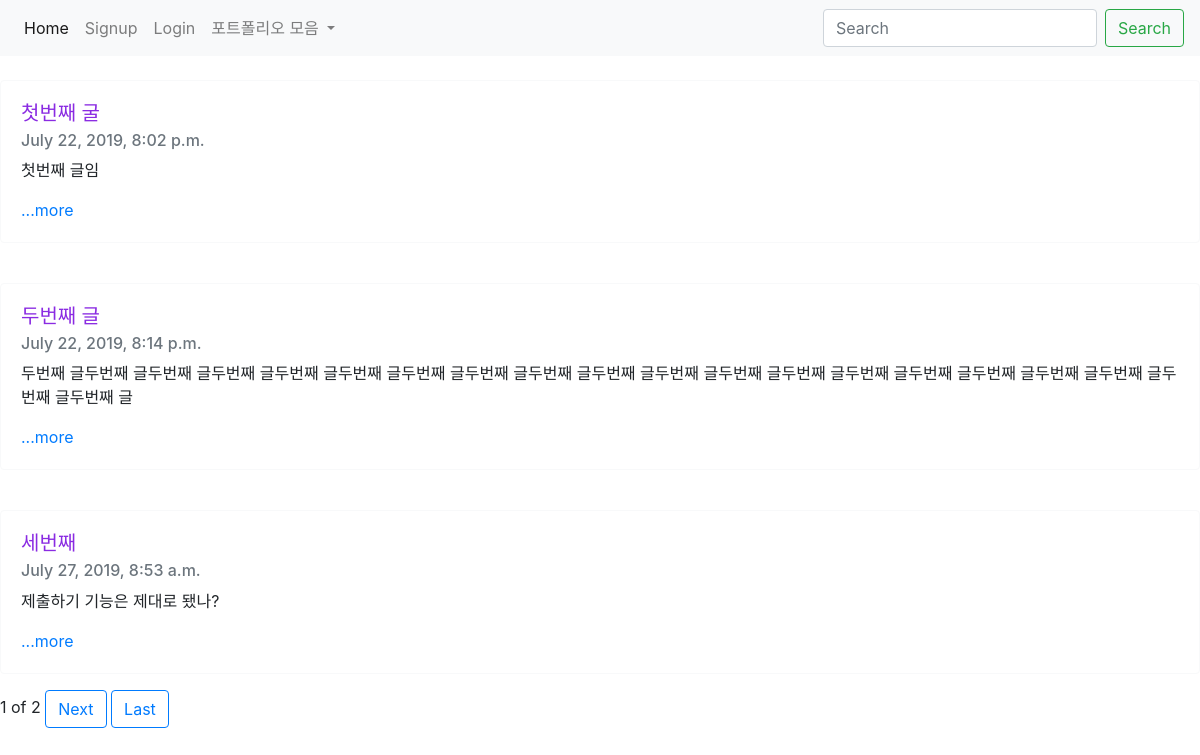
The page / on the database its author committed.
### blog/models.py (models this page shows)
class Blog(models.Model):
    title = models.CharField(max_length=200)
    pub_date = models.DateTimeField('date published')
    body = models.TextField()
    def summary(self):
        return self.body[:100] #Blog라는 클래스에 정의된 body에서 100글자만 출력하라

### blog/views.py (the view)
# urls.py: 2. Add a URL to urlpatterns:  path('', views.home, name='home')
def home(request):
    blogs = Blog.objects #blog안의 데이터들
    blog_list=Blog.objects.all()
    paginator = Paginator(blog_list,3) #블로그 객체 세 개를 한 페이지로 자르기
    page = request.GET.get('page')#request된 페이지가 뭔지를 알아내고 ( request페이지를 변수에 담아냄 )
    posts = paginator.get_page(page)  #request된 페이지를 얻어온 뒤 return 해 준다
    return render(request,'home.html',{'blogs':blogs,'posts':posts})

### blog/templates/home.html (shortened to what this page needs)
{% extends 'navbar.html' %}
  {% block content %}
{% for blog in posts %}
<br>
<div class="card border-light mb-3" style="max-width: 80rem;">
  <div class="card-body">
    <h5 class="card-title" style="color: blueviolet">{{blog.title}}</h5>
    <h6 class="card-subtitle mb-2 text-muted">{{blog.pub_date}}</h6>
    <p class="card-text">{{blog.summary}}</p>
    <a href="{%url 'detail' blog.id%}" class="card-link">...more</a>
  </div>
</div>
{%endfor%}
  <span>{{posts.number}}</span>
  <span>of</span>
  <span>{{posts.paginator.num_pages}}</span>
  {%if posts.has_next%}
  <button type="button" class="btn btn-outline-primary"><a href="?page={{posts.next_page_number}}">Next</a></button>
  <button type="button" class="btn btn-outline-primary"><a href="?page={{posts.paginator.num_pages}}">Last</a></button>
  {%endif%}
  {% endblock %}

### rows shown on the page
Blog: title "첫번째 굴", pub_date "July 22, 2019, 8:02 p.m.", summary "첫번째 글임"
Blog: title "두번째 글", pub_date "July 22, 2019, 8:14 p.m.", summary "두번째 글두번째 글두번째 글두번째 글두번째 글두번째 글두번째 글두번째 글두번째 글두번째 글두번째 글두번째 글두번째 글두번째 글두번째 글두번째 글두번째 글두번째 글두번째 글두번째 글"
Blog: title "세번째", pub_date "July 27, 2019, 8:53 a.m.", summary "제출하기 기능은 제대로 됐나?"

### other values the page prints
{{ posts.number }} "1"
{{ posts.paginator.num_pages }} "2"
